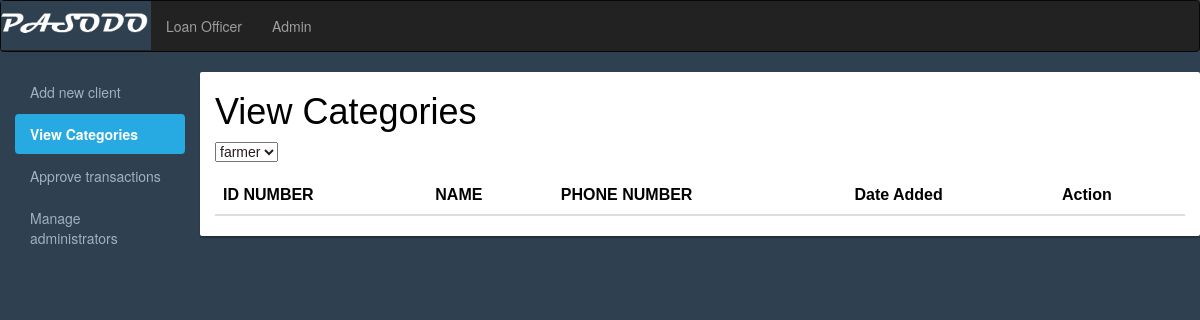
Page /categories.php?catName=staff on the earlier database version.
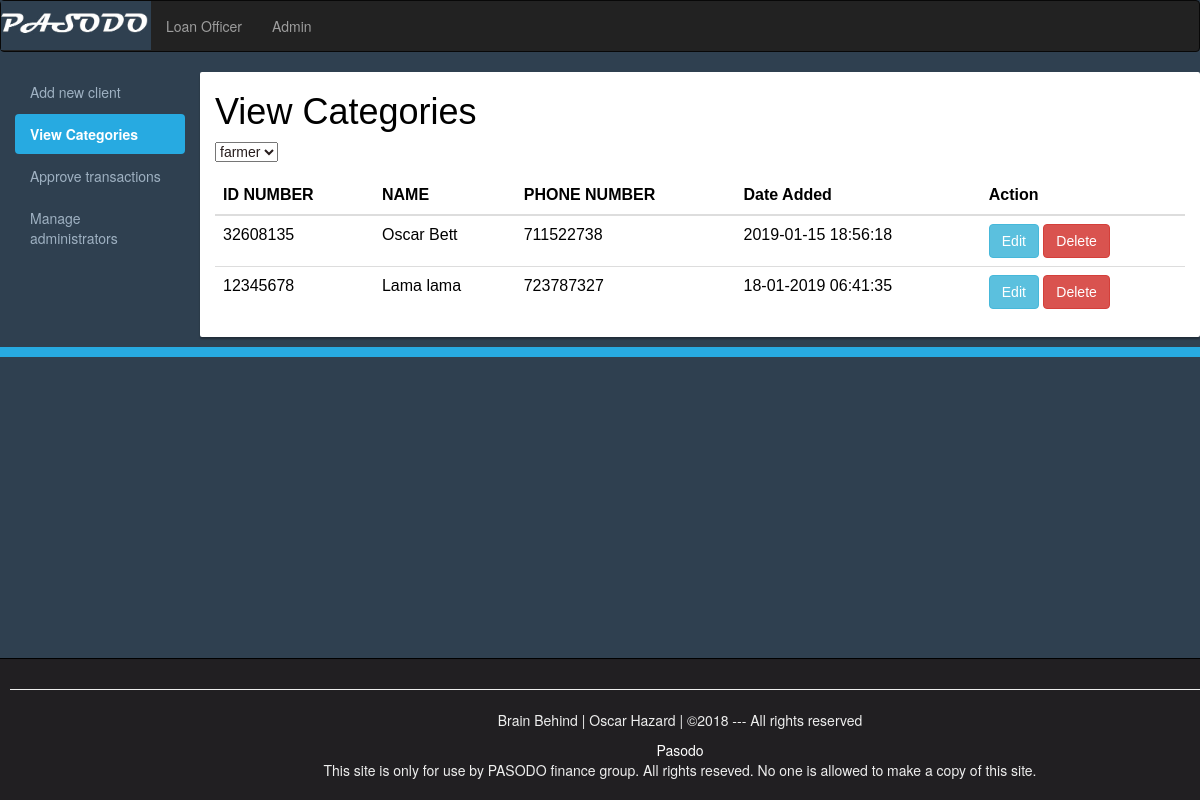
Same page on the later database version.
### tables this page shows
CREATE TABLE `client2` (
  `ID` int(11) NOT NULL,
  `clientID` int(8) NOT NULL,
  `firstName` varchar(255) NOT NULL,
  `middleName` varchar(255) NOT NULL,
  `lastName` varchar(255) NOT NULL,
  `phone` int(10) NOT NULL,
  `category_id` int(10) NOT NULL,
  `gender` varchar(255) NOT NULL,
  `image` blob NOT NULL,
  `created_at` varchar(20) NOT NULL,
  `updated_at` varchar(20) NOT NULL
);

### categories.php (the view, shortened to what this page needs)
<?php $conn = mysqli_connect("localhost", "root", "", "pasodo"); ?>
<!DOCTYPE>
<html>
    <head>
        <link rel="stylesheet" href="css/bootstrap.min.css">
        <link rel="stylesheet" href="css/backend.css">
    </head>
    <body>
        <div class="navbar navbar-inverse">
                <div class="navbar-header" style="padding: 0px">
                    <center>
                        <a class="" href="index.php"><img src="img/pasodo5.jpg" alt="" width=150px height="full" /></a>
                    </center>
                </div>
                <div class="navbar-collapse collapse ">
                    <ul class="nav navbar-nav">
                        <li><a href="index.php">Loan Officer</a></li>
                        <li><a href="backend.php">Admin</a></li>
                    </ul>
                </div>
            </div>
        <div class="container-fluid">
            <div class="row">
                <div class="col-sm-2">
                    <ul id="side_menu" class="nav nav-pills nav-stacked">
                        <li><a href="backend.php">Add new client</a></li>
                        <li class = "active"><a href="categories.php">View Categories</a></li>
                        <li><a href="transactionapproval.php">Approve transactions</a></li>
                        <li><a href="">Manage administrators</a></li>
                    </ul>
                </div>
                <div class="col-sm-10">
                    <h1 style="color: #000000">View Categories</h1>
                    <?php
                        $sql = "SELECT * FROM category";
                        $result = $conn->query($sql);
                        if($result->num_rows > 0){
                                ?>
                                <form action="">
                                    <select name='catName' onchange='this.form.submit()'>
                                      <?php
                                        while ($row = $result->fetch_assoc()){
                                            $catName = $row['name']; ?>
                                        <option> <?php echo $catName; ?> </option>
                                       <?php } ?>
                                    </select>
                                </form>
                           <?php } ?>
                    <div class="table-responsive">
                         <table class="table table-borderless table-dark">
                            <thead class="thead-light" style="color: #000000">
                                <th>ID NUMBER</th>
                                <th>NAME</th>
                                <th>PHONE NUMBER</th>
                                <th>Date Added</th>
                                <th>Action</th>
                            </thead>
                             <?php
                                    $catName = $_GET["catName"];
                                    $sqlcat = "SELECT ID FROM category WHERE name = '$catName' ";
                                    $result = $conn->query($sqlcat);
                                    $datarow = $result->fetch_assoc();
                                    $catID = $datarow["ID"];
                                    $sql = "SELECT * FROM client2 WHERE category_id = '$catID'";
                                    $result = $conn->query($sql);
                                    if($result->num_rows > 0){
                                        while($datarows = $result->fetch_assoc()){
                                            $ID = $datarows["ID"];
                                            $clientID = $datarows["clientID"];
                                            $F_name = $datarows["firstName"];
                                            $L_name = $datarows["lastName"];
                                            $date = $datarows["created_at"];
                                            $phone = $datarows["phone"];
                                         ?>
                                        <tr style="color: #000000">
                                            <td><?php echo $clientID ?></td>
                                            <td><?php echo $F_name."  ". $L_name ?></td>
                                            <td><?php echo $phone ?></td>
                                            <td><?php echo $date ?></td>
                                            <td>
                                                <a href="editClient.php?id=<?php echo $ID?>"><span class="btn btn-info">Edit</span></a>
                                                <a href="delete.php?id=<?php echo $ID?>"><span class="btn btn-danger">Delete</span></a>
                                            </td>
                                         </tr>
                                         <?php
                                        }
                                    }else{
                                        exit;
                                    }
                            ?>
                        </table>
                    </div>
                </div>
            </div>
        </div>
        <div id="footer" style="position: fixed; bottom: 0; width: 1360px;">
            <hr><p>Brain Behind | Oscar Hazard | &copy;2018  --- All rights reserved</p>
            <a style="color:white; text-decoration: none; cursor:pointer; fontweight:bold;" href="http://pasodo.com">Pasodo</a>
            <p>This site is only for use by PASODO finance group. All rights reseved. No one is allowed to make a copy of this site.</p>
        </div>
        <div style="height: 10px; background: #27AAE1;"></div>
    </body>
</html>

### css/backend.css (style rules this page uses)
body { background-color: #2f4050 ; }
.col-sm-10 { font: 1em arial, sans-serif; color: #271d1d; background-color: white; margin: 0 auto 10px; border-radius: 2px; box-shadow: 0px 2px 2px rgba(0, 0, 0, 0.3); overflow: hidden; }
#side_menu a { color: #9fb1c2; }
#side_menu .active a { color: #ffffff; background-color: #27AAE1; font-weight: bold; }
#footer { padding: 10px; border-top: 1px solid black; color: eeeeee; background-color: #211f22; text-align: center; }

Differences in the rows shown:
added client2: clientID "32608135", firstName "Oscar", lastName "Bett", phone "711522738", created_at "2019-01-15 18:56:18"
added client2: clientID "12345678", firstName "Lama", lastName "lama", phone "723787327", created_at "18-01-2019 06:41:35"
Other differences:
text now shown: "Brain Behind | Oscar Hazard | ©2018 --- All rights reserved Pasodo This site is only for use by PASODO finance group. All rights reseved. No one is allowed to make a copy of this site."
